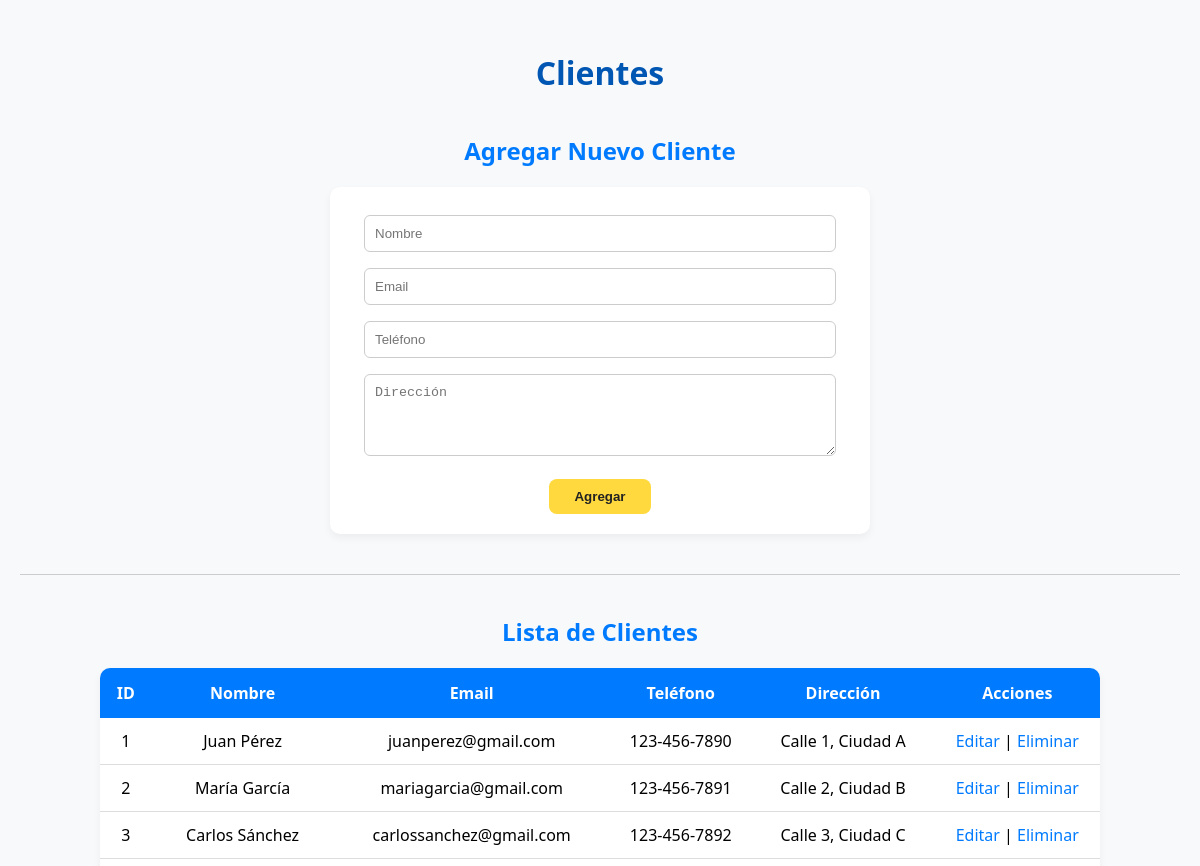
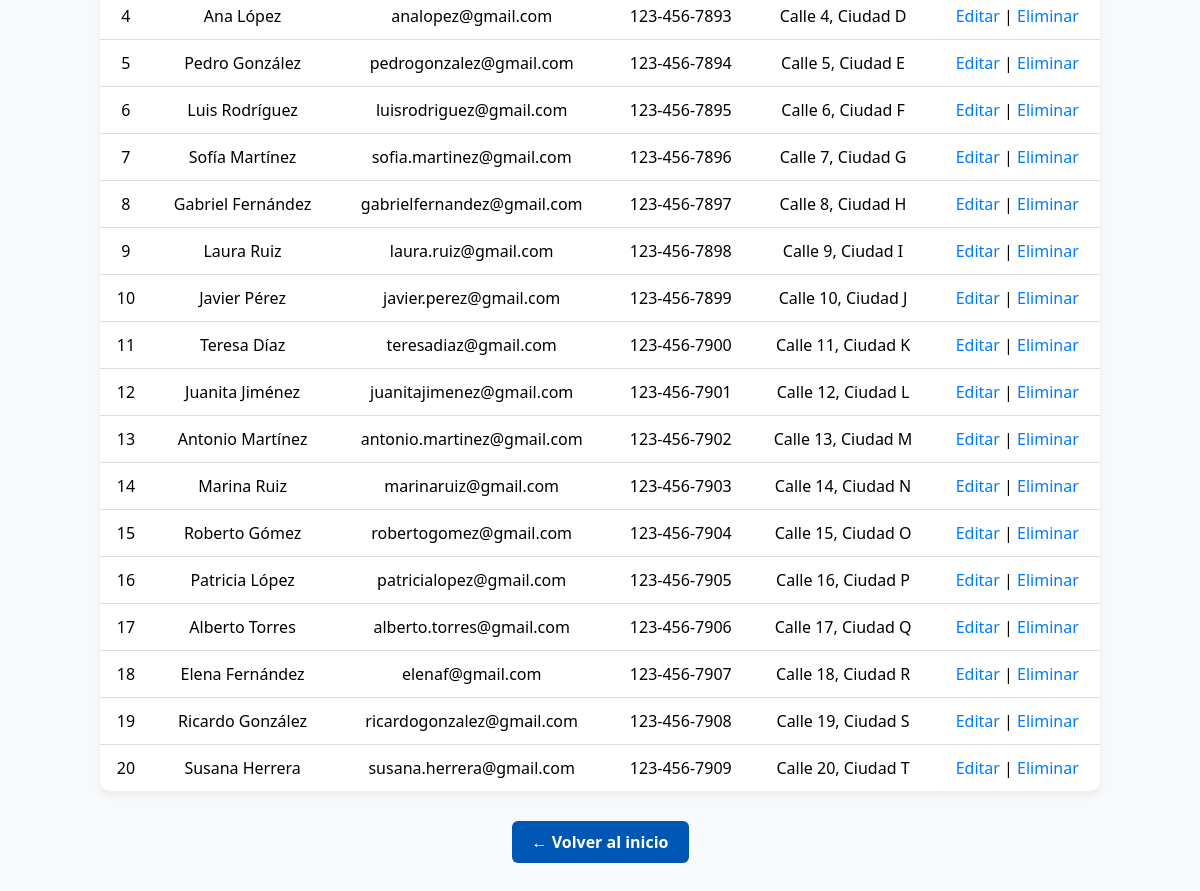
The page /clientes.php on the database its author committed (2 pictures, top to bottom).
### tables this page shows
CREATE TABLE `clientes` (
  `id_cliente` int(11) NOT NULL,
  `nombre_cliente` varchar(255) NOT NULL,
  `email_cliente` varchar(255) NOT NULL,
  `telefono_cliente` varchar(20) DEFAULT NULL,
  `direccion_cliente` text DEFAULT NULL
);

### clientes.php (the view, shortened to what this page needs)
<?php
$host = "localhost";
$user = "root";
$pass = "";
$dbname = "almacen";
$conn = new mysqli($host, $user, $pass, $dbname);
?>
<!DOCTYPE html>
<html lang="es">
<head>
</head>
<body>
<h1>Clientes</h1>
<?php if (isset($_GET['editar'])):
    $id = intval($_GET['editar']);
    $res = $conn->query("SELECT * FROM clientes WHERE id_cliente = $id");
    $cli = $res->fetch_assoc(); ?>
    <h2>Editar Cliente</h2>
    <form method="post">
        <input type="hidden" name="id_cliente" value="<?= $cli['id_cliente'] ?>">
        <input type="text" name="nombre_cliente" value="<?= $cli['nombre_cliente'] ?>" required>
        <input type="email" name="email_cliente" value="<?= $cli['email_cliente'] ?>" required>
        <input type="text" name="telefono_cliente" value="<?= $cli['telefono_cliente'] ?>">
        <textarea name="direccion_cliente"><?= $cli['direccion_cliente'] ?></textarea>
        <input type="submit" name="editar" value="Actualizar">
    </form>
<?php else: ?>
    <h2>Agregar Nuevo Cliente</h2>
    <form method="post">
        <input type="text" name="nombre_cliente" placeholder="Nombre" required>
        <input type="email" name="email_cliente" placeholder="Email" required>
        <input type="text" name="telefono_cliente" placeholder="Teléfono">
        <textarea name="direccion_cliente" placeholder="Dirección"></textarea>
        <input type="submit" name="agregar" value="Agregar">
    </form>
<?php endif; ?>
<hr>
<h2>Lista de Clientes</h2>
<table>
    <tr>
        <th>ID</th>
        <th>Nombre</th>
        <th>Email</th>
        <th>Teléfono</th>
        <th>Dirección</th>
        <th>Acciones</th>
    </tr>
    <?php
    $res = $conn->query("SELECT * FROM clientes");
    while ($row = $res->fetch_assoc()) {
        echo "<tr>
                <td>{$row['id_cliente']}</td>
                <td>{$row['nombre_cliente']}</td>
                <td>{$row['email_cliente']}</td>
                <td>{$row['telefono_cliente']}</td>
                <td>{$row['direccion_cliente']}</td>
                <td>
                    <a class='btn-link' href='clientes.php?editar={$row['id_cliente']}'>Editar</a> |
                    <a class='btn-link' href='clientes.php?eliminar={$row['id_cliente']}' onclick='return confirm(\"¿Eliminar este cliente?\")'>Eliminar</a>
                </td>
              </tr>";
    }
    ?>
</table>
<a href="index.php" class="volver">← Volver al inicio</a>
</body>
</html>

### clientes.php (style rules this page uses)
:root { --azul: #007BFF; --azul-oscuro: #0056b3; --amarillo: #FFD93D; --amarillo-oscuro: #F4C900; --gris: #f8f9fa; }
body { font-family: 'Segoe UI', sans-serif; background-color: var(--gris); padding: 30px 20px; margin: 0; text-align: center; }
h1 { color: var(--azul-oscuro); margin-bottom: 20px; }
h2 { color: var(--azul); margin: 40px 0 20px; }
form { background-color: #fff; margin: 0 auto 30px; padding: 20px; border-radius: 10px; width: 90%; max-width: 500px; box-shadow: 0 4px 8px rgba(0,0,0,0.05); }
input[type="text"], input[type="email"], textarea { width: 90%; padding: 10px; margin: 8px 0; border: 1px solid #ccc; border-radius: 6px; }
textarea { resize: vertical; height: 60px; }
input[type="submit"] { background-color: var(--amarillo); color: #222; font-weight: bold; padding: 10px 25px; border: none; border-radius: 8px; margin-top: 10px; cursor: pointer; transition: background-color 0.3s ease; }
table { margin: 0 auto; border-collapse: collapse; width: 95%; max-width: 1000px; background: #fff; box-shadow: 0 4px 8px rgba(0,0,0,0.05); border-radius: 10px; overflow: hidden; }
th { background-color: var(--azul); color: white; padding: 14px; }
td { padding: 12px; border-bottom: 1px solid #ddd; }
tr:last-child td { border-bottom: none; }
.btn-link { text-decoration: none; color: var(--azul); font-weight: 500; }
.volver { display: inline-block; margin-top: 30px; text-decoration: none; background: var(--azul-oscuro); color: white; padding: 10px 20px; border-radius: 6px; font-weight: bold; transition: background-color 0.3s ease; }
hr { border: none; height: 1px; background-color: #ccc; margin: 40px 0; }

### rows shown on the page
clientes: id_cliente "1", nombre_cliente "Juan Pérez", email_cliente "juanperez@gmail.com", telefono_cliente "123-456-7890", direccion_cliente "Calle 1, Ciudad A"
clientes: id_cliente "2", nombre_cliente "María García", email_cliente "mariagarcia@gmail.com", telefono_cliente "123-456-7891", direccion_cliente "Calle 2, Ciudad B"
clientes: id_cliente "3", nombre_cliente "Carlos Sánchez", email_cliente "carlossanchez@gmail.com", telefono_cliente "123-456-7892", direccion_cliente "Calle 3, Ciudad C"
clientes: id_cliente "4", nombre_cliente "Ana López", email_cliente "analopez@gmail.com", telefono_cliente "123-456-7893", direccion_cliente "Calle 4, Ciudad D"
clientes: id_cliente "5", nombre_cliente "Pedro González", email_cliente "pedrogonzalez@gmail.com", telefono_cliente "123-456-7894", direccion_cliente "Calle 5, Ciudad E"
clientes: id_cliente "6", nombre_cliente "Luis Rodríguez", email_cliente "luisrodriguez@gmail.com", telefono_cliente "123-456-7895", direccion_cliente "Calle 6, Ciudad F"
clientes: id_cliente "7", nombre_cliente "Sofía Martínez", email_cliente "sofia.martinez@gmail.com", telefono_cliente "123-456-7896", direccion_cliente "Calle 7, Ciudad G"
clientes: id_cliente "8", nombre_cliente "Gabriel Fernández", email_cliente "gabrielfernandez@gmail.com", telefono_cliente "123-456-7897", direccion_cliente "Calle 8, Ciudad H"
clientes: id_cliente "9", nombre_cliente "Laura Ruiz", email_cliente "laura.ruiz@gmail.com", telefono_cliente "123-456-7898", direccion_cliente "Calle 9, Ciudad I"
clientes: id_cliente "10", nombre_cliente "Javier Pérez", email_cliente "javier.perez@gmail.com", telefono_cliente "123-456-7899", direccion_cliente "Calle 10, Ciudad J"
clientes: id_cliente "11", nombre_cliente "Teresa Díaz", email_cliente "teresadiaz@gmail.com", telefono_cliente "123-456-7900", direccion_cliente "Calle 11, Ciudad K"
clientes: id_cliente "12", nombre_cliente "Juanita Jiménez", email_cliente "juanitajimenez@gmail.com", telefono_cliente "123-456-7901", direccion_cliente "Calle 12, Ciudad L"
clientes: id_cliente "13", nombre_cliente "Antonio Martínez", email_cliente "antonio.martinez@gmail.com", telefono_cliente "123-456-7902", direccion_cliente "Calle 13, Ciudad M"
clientes: id_cliente "14", nombre_cliente "Marina Ruiz", email_cliente "marinaruiz@gmail.com", telefono_cliente "123-456-7903", direccion_cliente "Calle 14, Ciudad N"
clientes: id_cliente "15", nombre_cliente "Roberto Gómez", email_cliente "robertogomez@gmail.com", telefono_cliente "123-456-7904", direccion_cliente "Calle 15, Ciudad O"
clientes: id_cliente "16", nombre_cliente "Patricia López", email_cliente "patricialopez@gmail.com", telefono_cliente "123-456-7905", direccion_cliente "Calle 16, Ciudad P"
clientes: id_cliente "17", nombre_cliente "Alberto Torres", email_cliente "alberto.torres@gmail.com", telefono_cliente "123-456-7906", direccion_cliente "Calle 17, Ciudad Q"
clientes: id_cliente "18", nombre_cliente "Elena Fernández", email_cliente "elenaf@gmail.com", telefono_cliente "123-456-7907", direccion_cliente "Calle 18, Ciudad R"
clientes: id_cliente "19", nombre_cliente "Ricardo González", email_cliente "ricardogonzalez@gmail.com", telefono_cliente "123-456-7908", direccion_cliente "Calle 19, Ciudad S"
clientes: id_cliente "20", nombre_cliente "Susana Herrera", email_cliente "susana.herrera@gmail.com", telefono_cliente "123-456-7909", direccion_cliente "Calle 20, Ciudad T"
